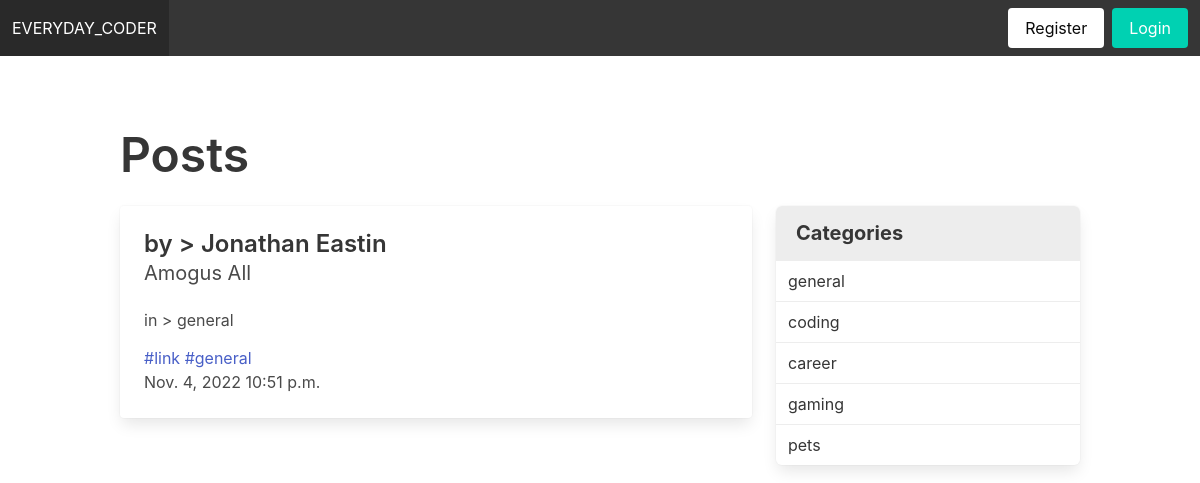
The app's page /, older data.
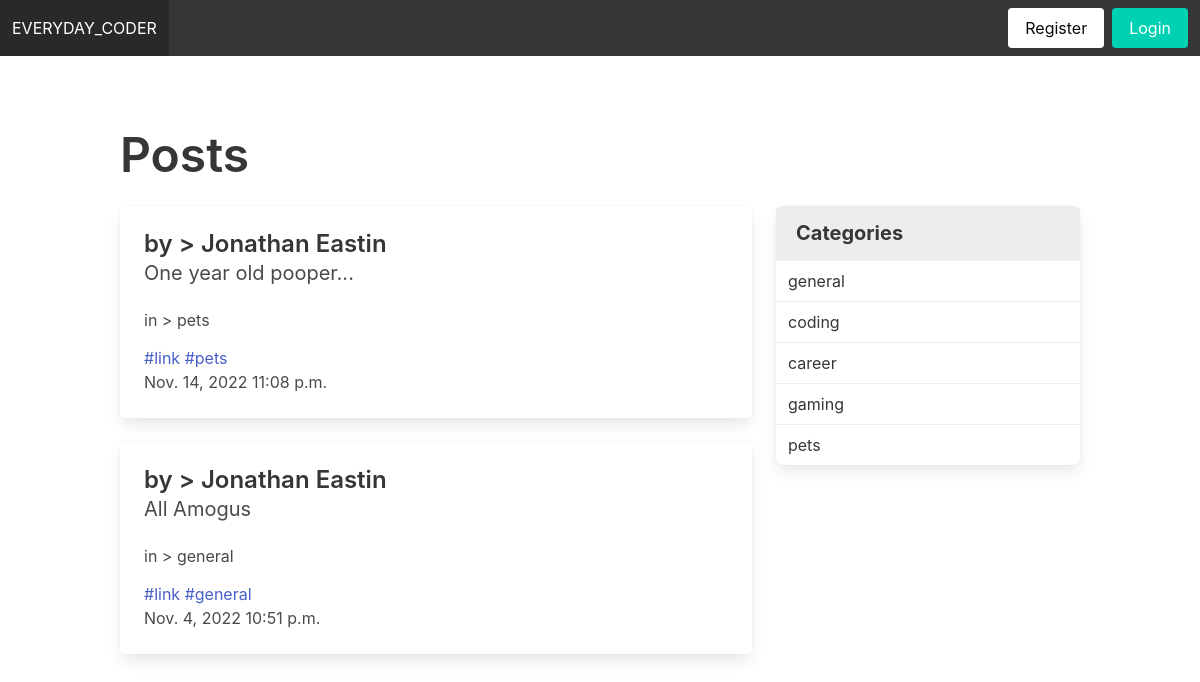
The same page, newer data.
### JonsBlog/models.py (models this page shows, shortened)
class Post(models.Model):
    title = models.CharField(max_length=255, default="Jon's Blog")
    header_image = models.ImageField(null=True, blank=True, upload_to='images/')
    title_tag = models.CharField(max_length=255)
    author = models.ForeignKey(User, on_delete=models.CASCADE)
    body = RichTextField(blank=True, null=True)
    publication_date = models.DateField(auto_now_add=True)
    publication_time = models.TimeField(auto_now_add=True)
    category = models.CharField(max_length=255, default="general")
    snippet = models.CharField(max_length=255)
    likes = models.ManyToManyField(User, related_name='blog_posts')

class Category(models.Model):
    name = models.CharField(max_length=255)
    def __str__(self):
        return self.name

### JonsBlog/views.py (the view)
# urls.py: path('', HomeView.as_view(), name="home"),
class HomeView(ListView):
    model = Post
    template_name = 'home.html'
    ordering = ['-publication_time']
    def get_context_data(self, *args, **kwargs):
        cat_menu = Category.objects.all()
        context = super(HomeView, self).get_context_data(*args, **kwargs)
        context["cat_menu"] = cat_menu
        return context

### JonsBlog/templates/home.html
{% extends 'base.html' %}
{% block content %}
    <h1 class="title is-1">Posts</h1>
    <div class="columns">
        <div class="column is-two-thirds">
            {% if not object_list %}
                <div>No blogs posted yet.</div>
            {% else %}
                {% for post in object_list %}
                    <div class="card">
                        <div class="card-content">
                            <div class="media">
                                <div class="media-content">
                                    <p class="title is-4">by > {{ post.author.first_name }} {{ post.author.last_name }}</p>
                                    <p class="subtitle is-5">{{ post.title_tag }}</p>
                                </div>
                            </div>
                            <div class="content">
                                <p class="subtitle is-6">in > {{ post.category }}</p>
                                <a href="{% url 'article-detail' post.pk %}">#link</a> <a href="#">#{{ post.category }}</a>
                                <br>
                                <time datetime="xxxx-xx-xx">{{ post.publication_date }} {{ post.publication_time }}</time>
                            </div>
                        </div>
                    </div>
                    <br>
                {% endfor %}
            {% endif %}
        </div>
        <div class="column is-one-third">
            {% if not cat_menu %}
                <div>No Categories</div>
            {% else %}
                <nav class="panel">
                    <p class="panel-heading">Categories</p>
                {% for category in cat_menu %}
                    <a class="panel-block" href="{% url 'category' category|slugify %}">
                        {{ category }}
                    </a>
                {% endfor %}
                </nav>
            {% endif %}
        </div>
    </div>
{% endblock %}

### JonsBlog/templates/base.html (shortened to what this page needs)
<!DOCTYPE html>
<html lang="en">
<head>
    <link rel="stylesheet" href="https://cdn.jsdelivr.net/npm/bulma@0.9.4/css/bulma.min.css">
</head>
<body>
<nav class="navbar is-dark" role="navigation" aria-label="main navigation">
    <div class="navbar-brand">
        <a class="navbar-item" href="{% url 'home' %}">EVERYDAY_CODER</a>
    </div>
    <div class="navbar-menu" id="navbarMenu">
        {% if user.is_authenticated %}
            <div class="navbar-start">
                <a class="navbar-item" href="{% url 'add-post' %}">Add Post</a>
                <a class="navbar-item" href="{% url 'add-category' %}">Add Category</a>
                <div class="navbar-item has-dropdown is-hoverable">
                    {% if user.profile.id %}
                        <a class="navbar-link is-arrowless">Profile</a>
                        <div class="navbar-dropdown is-boxed">
                        <a class="navbar-item" href="{% url 'show_profile' user.profile.id %}">Show Profile</a>
                        <a class="navbar-item" href="{% url 'edit_profile' user.profile.id %}">Edit Profile</a>
                    {% else %}
                        <a class="navbar-link is-arrowless">Profile</a>
                        <div class="navbar-dropdown is-boxed">
                        <a class="navbar-item" href="{% url 'create_profile' %}">Create Profile</a>
                    {% endif %}
                    <a class="navbar-item" href="{% url 'edit_settings' %}">Edit Settings</a>
                    <hr class="navbar-divider">
                    <a class="navbar-item" href="{% url 'logout' %}">Logout</a>
                    </div>
                </div>
            </div>
        {% else %}
            <div class="navbar-end">
                <div class="navbar-item">
                    <div class="buttons">
                        <a class="button is-white" href="{% url 'register' %}">Register</a>
                        <a class="button is-primary" href="{% url 'login' %}">Login</a>
                    </div>
                </div>
            </div>
        {% endif %}
    </div>
</nav>
<br/>
<section class="section">
    <div class="container">
        {% block content %}
        {% endblock %}
    </div>
</section>
</body>
</html>

Row changes from the older to the newer data that the page shows:
added Post: author.first_name "Jonathan", author.last_name "Eastin", title_tag "One year old pooper...", category "pets", publication_date "Nov. 14, 2022", publication_time "11:08 p.m."
changed Post "general": title_tag "Amogus All" → "All Amogus"
